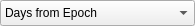
<?xml version="1.0" encoding="UTF-8"?>
<ui version="4.0">
 <class>DialogServiceTimeParameterFrame</class>
 <widget class="QFrame" name="DialogServiceTimeParameterFrame">
  <property name="geometry">
   <rect>
    <x>0</x>
    <y>0</y>
    <width>195</width>
    <height>26</height>
   </rect>
  </property>
  <property name="minimumSize">
   <size>
    <width>195</width>
    <height>26</height>
   </size>
  </property>
  <property name="maximumSize">
   <size>
    <width>195</width>
    <height>26</height>
   </size>
  </property>
  <property name="sizeIncrement">
   <size>
    <width>0</width>
    <height>0</height>
   </size>
  </property>
  <property name="windowTitle">
   <string>serviceTime</string>
  </property>
  <property name="windowOpacity">
   <double>1.000000000000000</double>
  </property>
  <property name="autoFillBackground">
   <bool>false</bool>
  </property>
  <property name="frameShape">
   <enum>QFrame::NoFrame</enum>
  </property>
  <property name="frameShadow">
   <enum>QFrame::Plain</enum>
  </property>
  <property name="lineWidth">
   <number>0</number>
  </property>
  <widget class="QWidget" name="layoutWidget">
   <property name="geometry">
    <rect>
     <x>0</x>
     <y>0</y>
     <width>195</width>
     <height>26</height>
    </rect>
   </property>
   <layout class="QHBoxLayout" name="horizontalLayout">
    <item>
     <widget class="QComboBox" name="comboBoxTimeParameterChoice">
      <property name="minimumSize">
       <size>
        <width>195</width>
        <height>26</height>
       </size>
      </property>
      <property name="maximumSize">
       <size>
        <width>300</width>
        <height>26</height>
       </size>
      </property>
      <item>
       <property name="text">
        <string>Days from Epoch</string>
       </property>
      </item>
      <item>
       <property name="text">
        <string>Hours from Epoch</string>
       </property>
      </item>
      <item>
       <property name="text">
        <string>Minutes from Epoch</string>
       </property>
      </item>
      <item>
       <property name="text">
        <string>Seconds from Epoch</string>
       </property>
      </item>
      <item>
       <property name="text">
        <string>Earth canonical time</string>
       </property>
      </item>
      <item>
       <property name="text">
        <string>GMT</string>
       </property>
      </item>
      <item>
       <property name="text">
        <string>Gregorian GPS</string>
       </property>
      </item>
      <item>
       <property name="text">
        <string>Gregorian LCL</string>
       </property>
      </item>
      <item>
       <property name="text">
        <string>Gregorian TAI</string>
       </property>
      </item>
      <item>
       <property name="text">
        <string>Gregorian TDB</string>
       </property>
      </item>
      <item>
       <property name="text">
        <string>Gregorian TDT</string>
       </property>
      </item>
      <item>
       <property name="text">
        <string>Gregorian UTC</string>
       </property>
      </item>
      <item>
       <property name="text">
        <string>Julian Ephemeris Date</string>
       </property>
      </item>
      <item>
       <property name="text">
        <string>Julian LCL</string>
       </property>
      </item>
      <item>
       <property name="text">
        <string>Julian GPS</string>
       </property>
      </item>
      <item>
       <property name="text">
        <string>Julian TDB</string>
       </property>
      </item>
      <item>
       <property name="text">
        <string>Julian UTC</string>
       </property>
      </item>
      <item>
       <property name="text">
        <string>Julian Date</string>
       </property>
      </item>
      <item>
       <property name="text">
        <string>Mission Elapsed</string>
       </property>
      </item>
      <item>
       <property name="text">
        <string>Julian Date</string>
       </property>
      </item>
      <item>
       <property name="text">
        <string>Julian UTC</string>
       </property>
      </item>
      <item>
       <property name="text">
        <string>Julian LCL</string>
       </property>
      </item>
     </widget>
    </item>
   </layout>
  </widget>
 </widget>
 <resources/>
 <connections/>
</ui>
